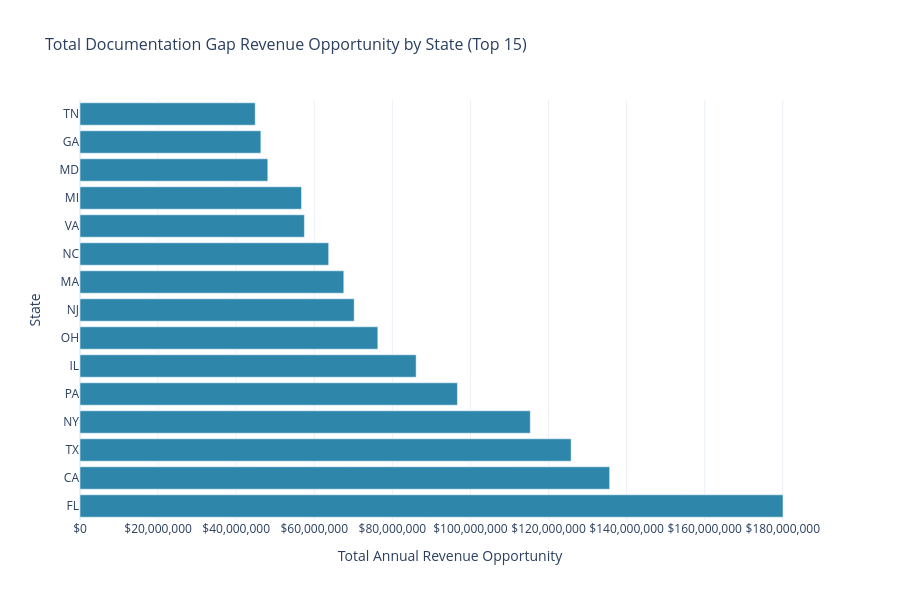

Notebook source saved alongside this figure:
### Markdown cell above
## Chart 6: Revenue Opportunity by State (Top 15)

### Code cell
# Prepare data: drop rows with missing values
chart6_data = revenue_data[['state', 'estimated_annual_revenue_opportunity']].dropna()

# Calculate total revenue opportunity by state and get top 15
revenue_by_state = chart6_data.groupby('state')['estimated_annual_revenue_opportunity'].sum().reset_index()
revenue_by_state = revenue_by_state.sort_values('estimated_annual_revenue_opportunity', ascending=False).head(15)

# Create bar chart
fig6 = px.bar(
    revenue_by_state,
    x='estimated_annual_revenue_opportunity',
    y='state',
    orientation='h',
    title='Total Documentation Gap Revenue Opportunity by State (Top 15)',
    labels={'estimated_annual_revenue_opportunity': 'Total Annual Revenue Opportunity', 'state': 'State'},
    template='plotly_white',
    height=600,
    width=900,
    color_discrete_sequence=[COLORS['primary']]
)

# Format x-axis as currency
fig6.update_xaxes(tickformat='$,.0f')

# hovertemplate goes on traces, not layout
fig6.update_traces(hovertemplate='<b>%{y}</b><br>Revenue Opportunity: $%{x:,.0f}<extra></extra>')

fig6.update_layout(
    showlegend=False,
    font=dict(size=12),
    xaxis_title='Total Annual Revenue Opportunity',
    yaxis_title='State',
    title_font_size=16
)

fig6.show()
save_chart(fig6, 'chart6_revenue_by_state')

### Figure 1 — Plotly figure (JSON) as saved in the notebook; plotly's stock layout.template omitted (floating-point values rounded to 4 significant figures)
{"data": [{"hovertemplate": "<b>%{y}</b><br>Revenue Opportunity: $%{x:,.0f}<extra></extra>", "legendgroup": "", "marker": {"color": "#2E86AB", "pattern": {"shape": ""}}, "name": "", "orientation": "h", "showlegend": false, "textposition": "auto", "type": "bar", "x": [180056592, 135653441, 125784790, 115331197, 96671111, 86095901, 76279369, 70227285, 67563211, 63694516, 57480275, 56738971, 48103896, 46320125, 44883842], "xaxis": "x", "y": ["FL", "CA", "TX", "NY", "PA", "IL", "OH", "NJ", "MA", "NC", "VA", "MI", "MD", "GA", "TN"], "yaxis": "y"}], "layout": {"barmode": "relative", "font": {"size": 12}, "height": 600, "legend": {"tracegroupgap": 0}, "showlegend": false, "title": {"font": {"size": 16}, "text": "Total Documentation Gap Revenue Opportunity by State (Top 15)"}, "width": 900, "xaxis": {"anchor": "y", "domain": [0.0, 1.0], "tickformat": "$,.0f", "title": {"text": "Total Annual Revenue Opportunity"}}, "yaxis": {"anchor": "x", "domain": [0.0, 1.0], "title": {"text": "State"}}}}
